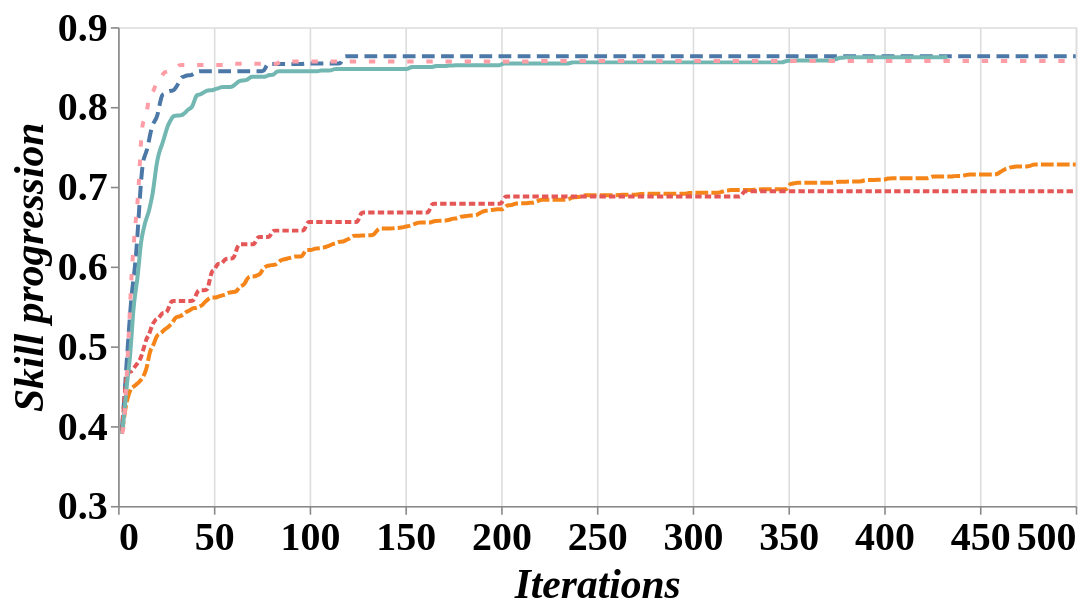

Notebook code cell kept with this figure:
### Code cell
gap_evol_chart_3

### Figure 1 — Vega-Lite specification as saved in the notebook (floating-point values rounded to 4 significant figures; data arrays with more than 128 entries replaced by an {"elided": "..."} marker saying what was removed)
{"config": {"view": {"continuousWidth": 400, "continuousHeight": 300}}, "data": {"name": "data-67d4459612d4cb3468b0e1029d308073"}, "mark": {"type": "line", "interpolate": "basis", "strokeWidth": 2.5}, "encoding": {"color": {"field": "method", "scale": {"range": ["#4c78a8", "#f58518", "#e45756", "#72b7b2", "#ff9da6"]}, "title": "", "type": "nominal"}, "strokeDash": {"field": "method", "legend": null, "scale": {"range": [[8, 4], [8, 2], [4, 2], [], [4, 8]]}, "title": "", "type": "nominal"}, "x": {"axis": {"labelFont": "Time New Roman", "labelFontSize": 25, "labelFontWeight": "bold", "tickCount": 10, "title": "Iterations", "titleFont": "Time New Roman", "titleFontSize": 26, "titleFontStyle": "italic"}, "field": "step", "type": "quantitative"}, "y": {"axis": {"grid": false, "labelAngle": 0, "labelFont": "Time New Roman", "labelFontSize": 25, "labelFontWeight": "bold", "title": "Skill progression", "titleFont": "Time New Roman", "titleFontSize": 26, "titleFontStyle": "italic", "titleFontWeight": "bold"}, "field": "new_skill", "scale": {"domain": [0.3, 0.9]}, "type": "quantitative"}}, "height": 300, "width": 600, "$schema": "https://vega.github.io/schema/vega-lite/v4.17.0.json", "datasets": {"data-67d4459612d4cb3468b0e1029d308073": {"elided": "2433 records"}}}
